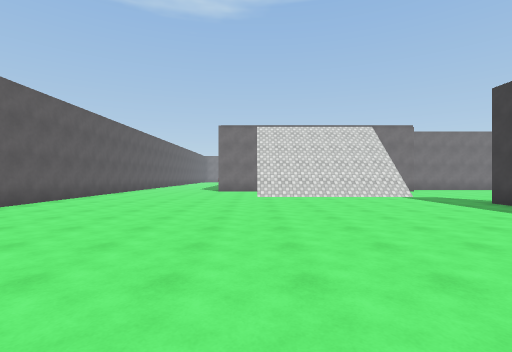
view 1 (above)

24 first-person views from a walk through a 3-D level made in the Unity game engine. The camera is 1.5 m above the floor, looks level and sees 85° across. The floor is counted in squares, 2 m on a side. Each view is taken from the middle of a square. On the plan, view 1 faces up. The plan holds only what a view shows up to about 10 squares ahead; the rest is blank. The place goes on beyond the plan. Surface patterns are stand-ins for the level's own textures.

view 2
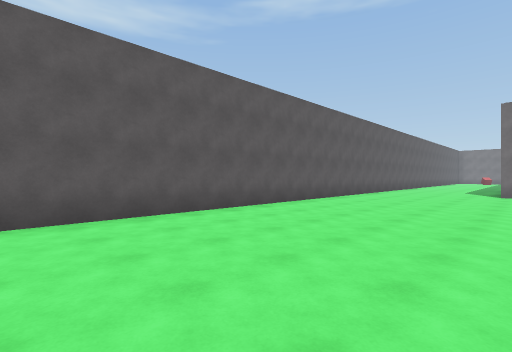

view 3
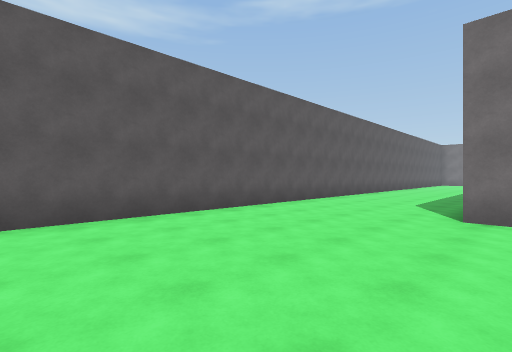

view 4
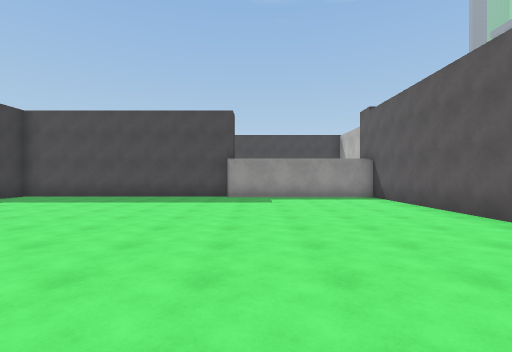

view 5
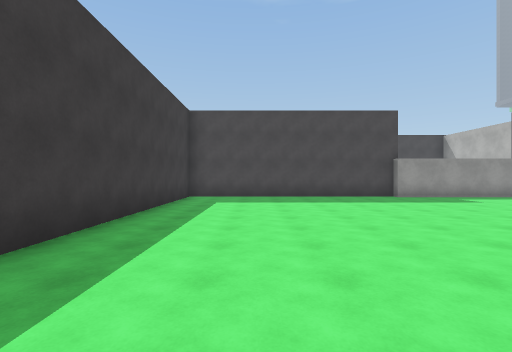

view 6
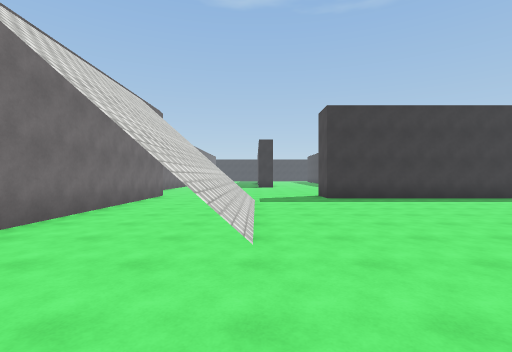

view 7
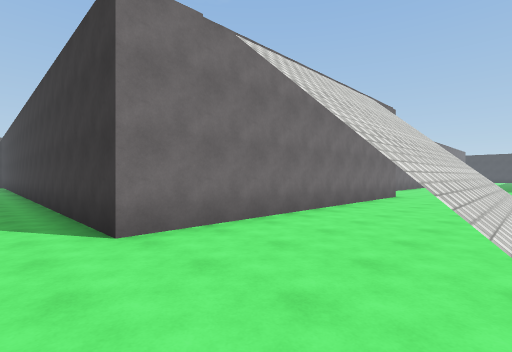

view 8
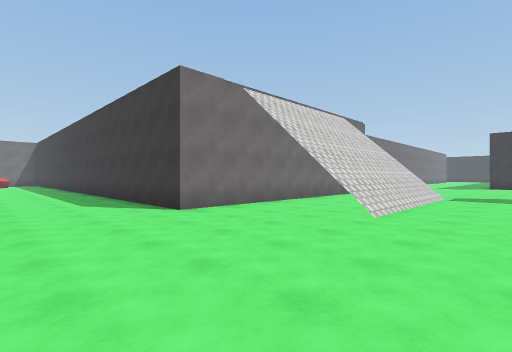

view 9
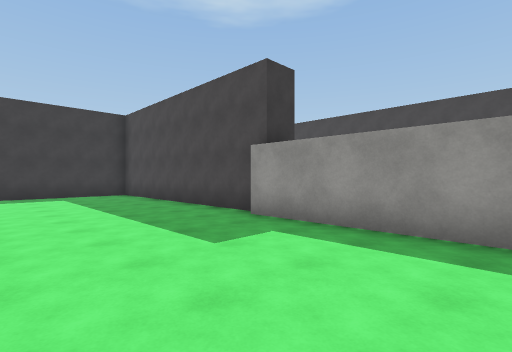

view 10
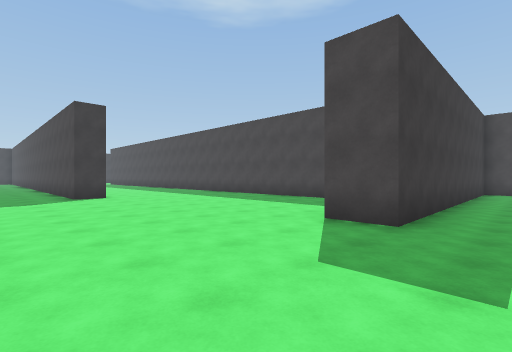

view 11
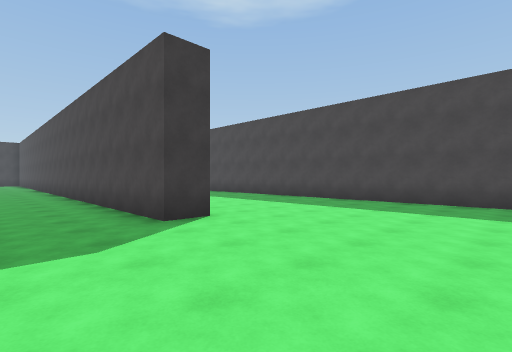

view 12
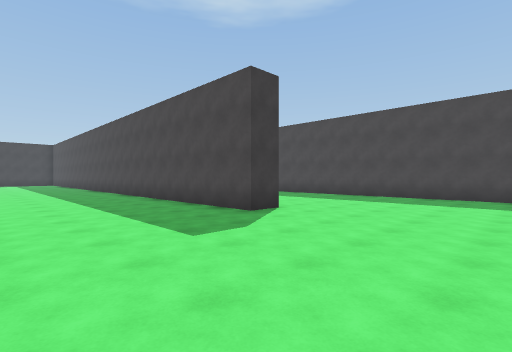

view 13
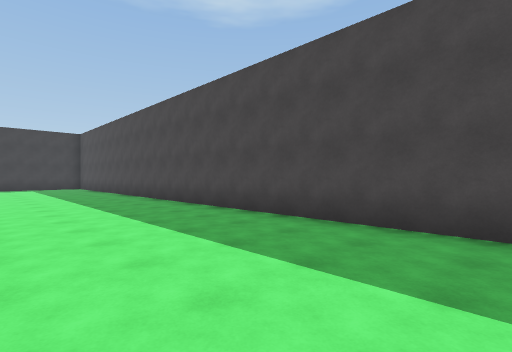

view 14
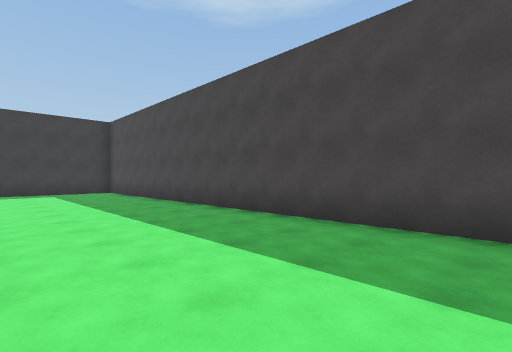

view 15
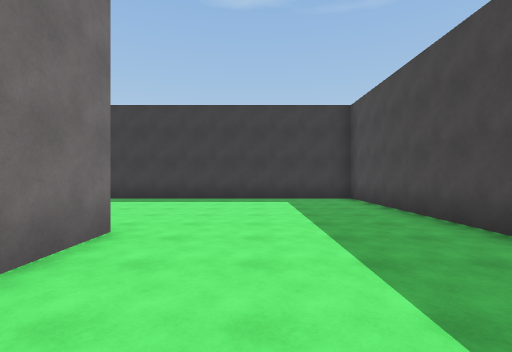

view 16
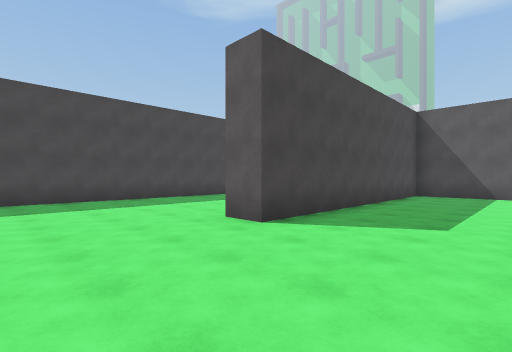

view 17
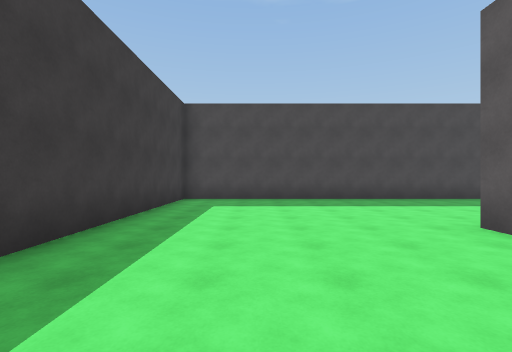

view 18
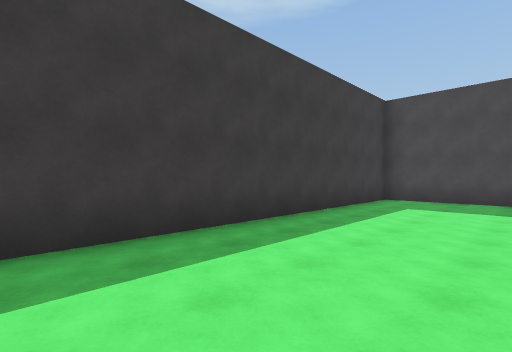

view 19
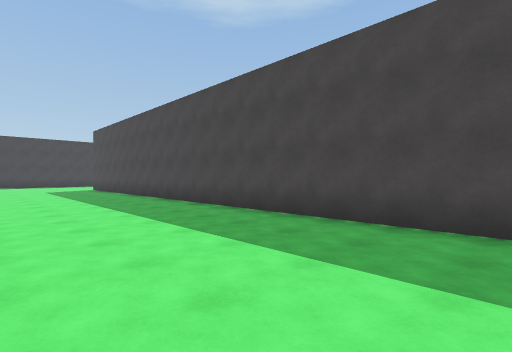

view 20
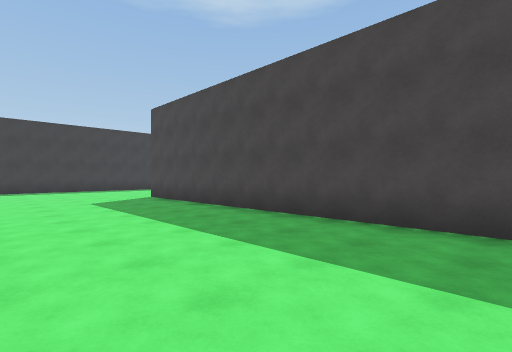

view 21
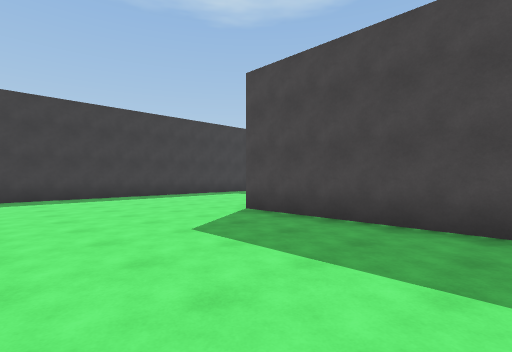

view 22
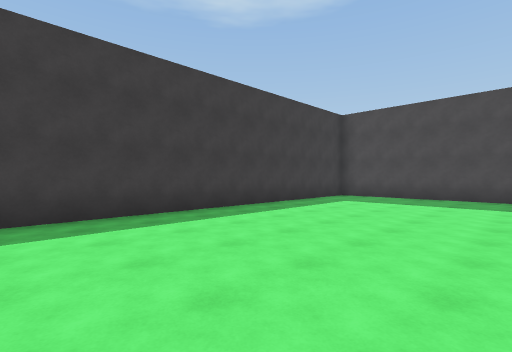

view 23
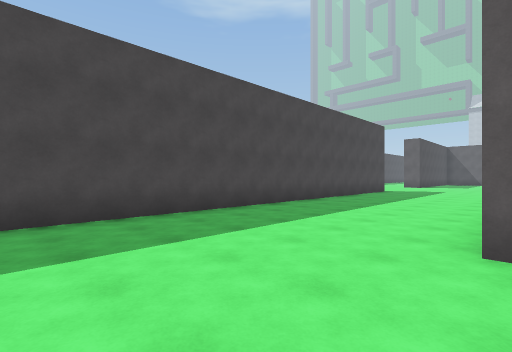

view 24
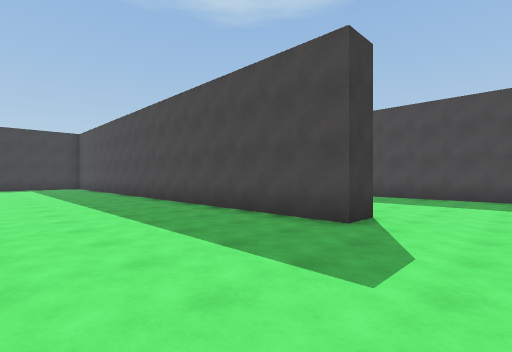

### Floor plan
Points are (right, up) in squares from view 1. A wall is a line through its corners. A room is listed if a view was taken in it or the views show most of it. See-through windows are left out.
Room 1 (views 1, 2, 3, 4, 5, 6, 7, 8, 9, 10)
walls: (-0.8, -2.2) (5, -2.2); (6.6, 13.5) (-1.8, 13.5) (-1.8, 19.5); (6.4, -2) (6.4, 7.6); (-6.1, 17) (-6.1, -1.9) (-1, -1.9)
ways out: opening at (6.6, 10.4) to room 2
Room 2 (views 11, 12, 13, 14, 15, 16, 17, 18, 19, 20, 21, 22, 23, 24)
walls: (21.1, -3.1) (21.1, -2.2) (36, -2.2); (15.3, 8.9) (15.3, 9.8) (37.4, 9.8) (37.4, 18.9); (10, 3.6) (31.8, 3.6); (24, 15.9) (31.7, 15.9) (31.7, 15) (30.1, 15); (19.4, -8.2) (23, -8.2); (23.4, 18.5) (23.4, 16.4); (6.4, 7.6) (7.8, 7.6); (7.6, 13.5) (6.6, 13.5); (37.4, -0.9) (37.4, 7.9)
ways out: opening at (6.6, 10.4) to room 1

Where each view was taken, in squares from view 1:
view 1: 0 up, 0 right, facing up
view 2: 1 up, 1 left, facing up-left
view 3: 8 up, 1 left, facing up-left
view 4: 8 up, 2 left, facing down
view 5: 8 up, 4 right, facing down
view 6: 10 up, 3 left, facing right
view 7: 10 up, 3 left, facing up-right
view 8: 8 up, 5 left, facing up-right
view 9: 2 up, 5 left, facing down-right
view 10: 12 up, 5 right, facing down-right
view 11: 12 up, 11 right, facing down-right
view 12: 14 up, 11 right, facing down-right
view 13: 14 up, 19 right, facing down-right
view 14: 14 up, 24 right, facing down-right
view 15: 13 up, 28 right, facing right
view 16: 19 up, 35 right, facing down-left
view 17: 19 up, 35 right, facing down
view 18: 19 up, 34 right, facing down-right
view 19: 8 up, 15 right, facing down-right
view 20: 8 up, 22 right, facing down-right
view 21: 8 up, 27 right, facing down-right
view 22: 8 up, 32 right, facing down-right
view 23: 3 up, 35 right, facing down-left
view 24: 2 up, 19 right, facing down-right
